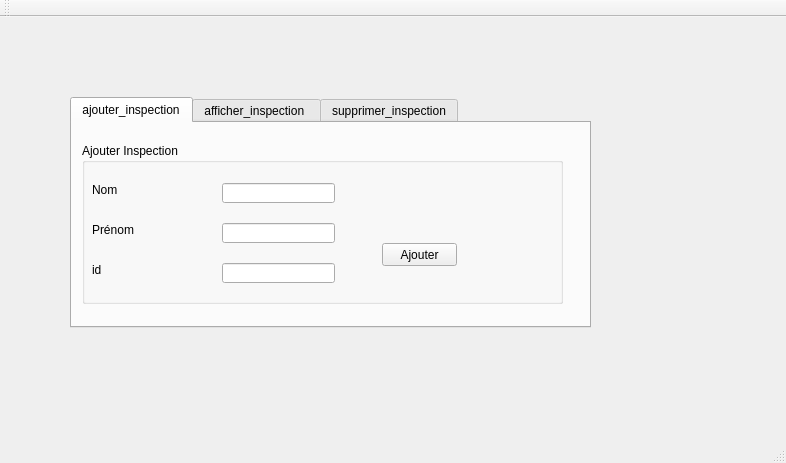
<?xml version="1.0" encoding="UTF-8"?>
<ui version="4.0">
 <class>MainWindow</class>
 <widget class="QMainWindow" name="MainWindow">
  <property name="geometry">
   <rect>
    <x>0</x>
    <y>0</y>
    <width>786</width>
    <height>463</height>
   </rect>
  </property>
  <property name="windowTitle">
   <string>Gestion des Clients</string>
  </property>
  <widget class="QWidget" name="centralWidget">
   <widget class="QTabWidget" name="tabWidget">
    <property name="geometry">
     <rect>
      <x>70</x>
      <y>80</y>
      <width>521</width>
      <height>231</height>
     </rect>
    </property>
    <property name="currentIndex">
     <number>0</number>
    </property>
    <widget class="QWidget" name="tab">
     <attribute name="title">
      <string>ajouter_inspection</string>
     </attribute>
     <widget class="QGroupBox" name="groupBox">
      <property name="geometry">
       <rect>
        <x>10</x>
        <y>20</y>
        <width>481</width>
        <height>161</height>
       </rect>
      </property>
      <property name="title">
       <string>Ajouter Inspection </string>
      </property>
      <widget class="QLabel" name="label">
       <property name="geometry">
        <rect>
         <x>10</x>
         <y>40</y>
         <width>47</width>
         <height>13</height>
        </rect>
       </property>
       <property name="text">
        <string>Nom</string>
       </property>
      </widget>
      <widget class="QLabel" name="label_2">
       <property name="geometry">
        <rect>
         <x>10</x>
         <y>80</y>
         <width>47</width>
         <height>13</height>
        </rect>
       </property>
       <property name="text">
        <string>Prénom</string>
       </property>
      </widget>
      <widget class="QLabel" name="label_3">
       <property name="geometry">
        <rect>
         <x>10</x>
         <y>120</y>
         <width>47</width>
         <height>13</height>
        </rect>
       </property>
       <property name="text">
        <string>id</string>
       </property>
      </widget>
      <widget class="QLineEdit" name="le_nom">
       <property name="geometry">
        <rect>
         <x>140</x>
         <y>40</y>
         <width>113</width>
         <height>20</height>
        </rect>
       </property>
      </widget>
      <widget class="QLineEdit" name="le_prenom">
       <property name="geometry">
        <rect>
         <x>140</x>
         <y>80</y>
         <width>113</width>
         <height>20</height>
        </rect>
       </property>
      </widget>
      <widget class="QLineEdit" name="le_id">
       <property name="geometry">
        <rect>
         <x>140</x>
         <y>120</y>
         <width>113</width>
         <height>20</height>
        </rect>
       </property>
      </widget>
      <widget class="QPushButton" name="bt_ajouter">
       <property name="geometry">
        <rect>
         <x>300</x>
         <y>100</y>
         <width>75</width>
         <height>23</height>
        </rect>
       </property>
       <property name="text">
        <string>Ajouter</string>
       </property>
      </widget>
     </widget>
    </widget>
    <widget class="QWidget" name="tab_2">
     <attribute name="title">
      <string>afficher_inspection </string>
     </attribute>
     <widget class="QTableView" name="tab_inspection">
      <property name="geometry">
       <rect>
        <x>15</x>
        <y>10</y>
        <width>491</width>
        <height>192</height>
       </rect>
      </property>
     </widget>
    </widget>
    <widget class="QWidget" name="tab_3">
     <attribute name="title">
      <string>supprimer_inspection</string>
     </attribute>
     <widget class="QLabel" name="label_4">
      <property name="geometry">
       <rect>
        <x>80</x>
        <y>60</y>
        <width>56</width>
        <height>16</height>
       </rect>
      </property>
      <property name="text">
       <string>identifiant</string>
      </property>
     </widget>
     <widget class="QLineEdit" name="le_id_supp">
      <property name="geometry">
       <rect>
        <x>280</x>
        <y>60</y>
        <width>113</width>
        <height>22</height>
       </rect>
      </property>
     </widget>
     <widget class="QPushButton" name="bt_supprimer">
      <property name="geometry">
       <rect>
        <x>150</x>
        <y>140</y>
        <width>93</width>
        <height>28</height>
       </rect>
      </property>
      <property name="text">
       <string>supprimer</string>
      </property>
     </widget>
    </widget>
   </widget>
  </widget>
  <widget class="QMenuBar" name="menuBar">
   <property name="geometry">
    <rect>
     <x>0</x>
     <y>0</y>
     <width>786</width>
     <height>26</height>
    </rect>
   </property>
  </widget>
  <widget class="QToolBar" name="mainToolBar">
   <attribute name="toolBarArea">
    <enum>TopToolBarArea</enum>
   </attribute>
   <attribute name="toolBarBreak">
    <bool>false</bool>
   </attribute>
  </widget>
  <widget class="QStatusBar" name="statusBar"/>
 </widget>
 <layoutdefault spacing="6" margin="11"/>
 <resources/>
 <connections/>
</ui>
